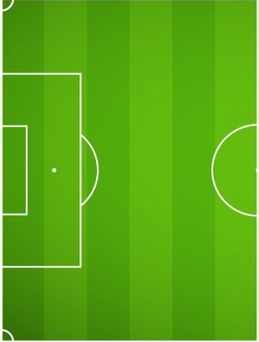
#> input picture soccer_half_field.jpeg, 259 x 342 px; its folder holds only this picture in this run
$ python -i processing.py   (imports and definitions only)
#> lines starting #> are read from the running program, lines starting #| are printed output that depends on the picture
import numpy as np
import argparse
import cv2
import math
from collections import deque

image = None
original = None
roi = None
roi2, roi2_init = None,None

kernel = np.array([[0, 0, 1, 1, 0, 0],
                   [0, 1, 1, 1, 1, 0],
                   [1, 1, 1, 1, 1, 1],
                   [1, 1, 1, 1, 1, 1],
                   [0, 1, 1, 1, 1, 0],
                   [0, 0, 1, 1, 0, 0]],dtype=np.uint8)

ix,iy = 0,0
draw = False
rad_thresh = 15

# [19 lines left out: function selectROI, not called in this run]

def getROIvid(frame, winName = 'input'):
    global image, original, roi
    roi = None
    image = frame.copy()
    original = frame.copy()
    cv2.namedWindow(winName)
    cv2.setMouseCallback(winName, selectROI)
    while True:
        cv2.imshow(winName, image)
        if roi is not None:
            cv2.destroyWindow(winName)
            return roi

        key = cv2.waitKey(1) & 0xFF
        if key == ord('q'):
            cv2.destroyWindow(winName)
            break

    return roi

# [25 lines left out: functions getLimits, applyMorphTransforms, resize, not called in this run]

def getHistogram(frame):
    roi_hist_A, roi_hist_B = None, None

    if roi_hist_A is None:
        roi = getROIvid(frame,'input team A')
        roi = cv2.cvtColor(roi,cv2.COLOR_BGR2HSV)
        roi_hist_A = cv2.calcHist([roi],[0,1],None,[180,256],[0,180,0,256])
        roi_hist_A = cv2.normalize(roi_hist_A, roi_hist_A, 0, 255, cv2.NORM_MINMAX)

    if roi_hist_B is None:
        roi = getROIvid(frame, 'input team B')
        roi = cv2.cvtColor(roi, cv2.COLOR_BGR2HSV)
        roi_hist_B = cv2.calcHist([roi], [0, 1], None, [180, 256], [0, 180, 0, 256])
        roi_hist_B = cv2.normalize(roi_hist_B, roi_hist_B, 0, 255, cv2.NORM_MINMAX)

    return roi_hist_A, roi_hist_B
# [61 lines left out: functions check, applyMorphTransforms2, detectBallThresh, removeBG, not called in this run]

>>> import cv2
>>> picture = cv2.imread('soccer_half_field.jpeg', cv2.IMREAD_GRAYSCALE)
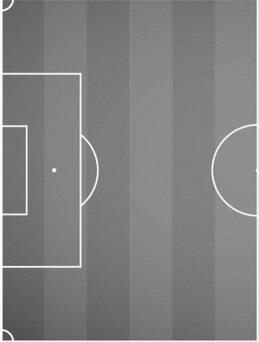
#> picture: shape (342, 259); min 65, max 255, mean 128.6
>>> result = getHistogram(picture)
#> (key q is pressed here)
#> (the run stopped early here; a loop or call above may not have finished)
